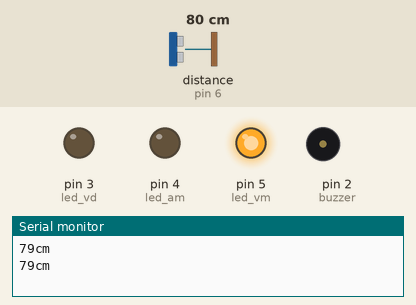
A sketch run on a simulated Arduino Uno, built with avr-gcc and run on an emulated ATmega328P. On the bench: output pins drawn as LEDs (lit = HIGH), buzzer (waves = sounding), the last lines printed to the serial monitor. Wiring (inferred from the names in the program): ultrasonic range finder: trigger pin 7; echo pin 6. Dashed ring = blinking. Inputs (shaded band) come from the test bench; at power-on: distance to the obstacle (sensor on pin 6) 80 cm. The echo pulse lasts 58.3 µs per cm; pins used as bus, display or sensor lines are not drawn.

Above: at 4.3 s.
4.4 s: distance to the obstacle (sensor on pin 6) set to 22 cm
11.5 s: distance to the obstacle (sensor on pin 6) set to 19 cm
At 13.76 s:
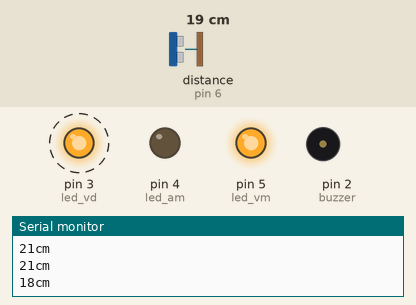
15.7 s: distance to the obstacle (sensor on pin 6) set to 35 cm
At 19.2 s:
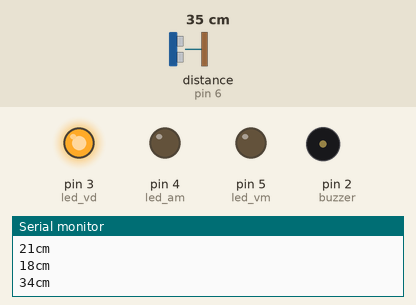
22.8 s: distance to the obstacle (sensor on pin 6) set to 2 cm
At 25.34 s:
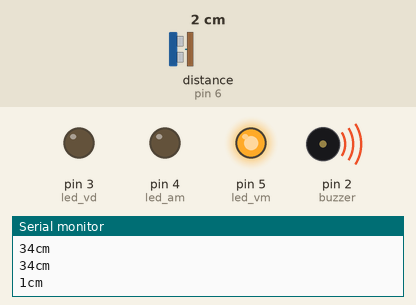
27.2 s: distance to the obstacle (sensor on pin 6) set to 60 cm
At 29.23 s:
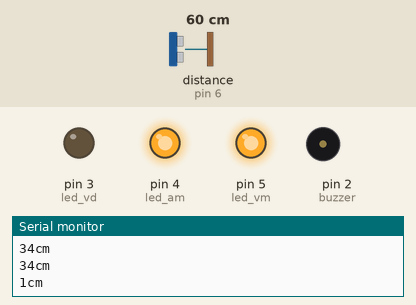
Timing chart, 0 to 35.1 s (numbered marks = the images above; inputs shaded):
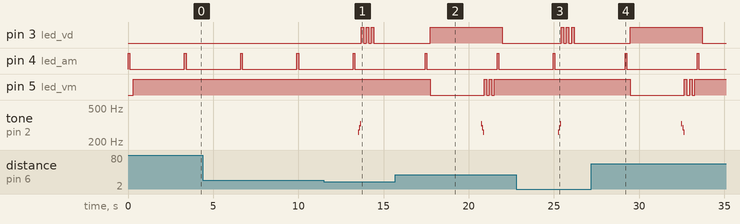

The sketch:

sensorporta.ino
```cpp
int trig = 7;
int echo = 6;
long dist, cm;
int stPorta = 0;


void setup() {
  //Serial Port begin
  Serial.begin (9600);
  //Define inputs and outputs
  pinMode(trig, OUTPUT);
  pinMode(echo, INPUT);

  pinMode(5, OUTPUT); //led vm
  pinMode(4, OUTPUT); //led am
  pinMode(3, OUTPUT); //led vd

  pinMode(2, OUTPUT); //buzzer
  pinMode(1, OUTPUT); //relay
}

void loop() {

  aguardando();
  lerDistancia();
  // digitalWrite(3, LOW);

  if (stPorta == 0) {
      digitalWrite(5, HIGH);
      digitalWrite(3, LOW);
      } else {
      digitalWrite(5, LOW);
      digitalWrite(3, HIGH);
   }

  if ((cm < 20) && (stPorta == 0)) {
      abrePorta();
      }

    delay(3000);
  if ((cm > 20) && (stPorta == 1)) {
      fechaPorta();
    }
}


void aguardando() {
  digitalWrite(4, HIGH);
  delay(100);
  digitalWrite(4, LOW);
  delay(100);
  }

void lerDistancia() {
  digitalWrite(trig, LOW);
  delayMicroseconds(5);
  digitalWrite(trig, HIGH);
  delayMicroseconds(10);
  digitalWrite(trig, LOW);

  pinMode(echo, INPUT);
  dist = pulseIn(echo, HIGH);
  cm = (dist/2) / 29.1;

  Serial.print(cm);
  Serial.print("cm");
  Serial.println();

  delay(100);
}

void abrePorta(){
  if(cm < 20){
    stPorta = 1;
    digitalWrite(4, LOW);

    tone(2,261);
    delay(50);
    noTone(2);

    delay(10);

    tone(2,293);
    delay(50);
    noTone(2);

    delay(10);

    tone(2,329);
    delay(50);
    noTone(2);

    digitalWrite(3, HIGH);
    delay(150);
    digitalWrite(3, LOW);

    delay(150);

    digitalWrite(3, HIGH);
    delay(150);
    digitalWrite(3, LOW);

    delay(150);

    digitalWrite(3, HIGH);
    delay(150);
    digitalWrite(3, LOW);

    digitalWrite(4, LOW);

    } else {
      digitalWrite(3, LOW);
      digitalWrite(4, HIGH);
    }
}

void fechaPorta(){
  if(cm > 20){
    stPorta = 0;
    digitalWrite(4, LOW);

    tone(2,329);
    delay(50);
    noTone(2);

    delay(10);

    tone(2,293);
    delay(50);
    noTone(2);

    delay(10);

    tone(2,261);
    delay(50);
    noTone(2);


    digitalWrite(5, HIGH);
    delay(150);
    digitalWrite(5, LOW);

    delay(150);

    digitalWrite(5, HIGH);
    delay(150);
    digitalWrite(5, LOW);

    delay(150);

    digitalWrite(5, HIGH);
    delay(150);
    digitalWrite(5, LOW);

    digitalWrite(5, HIGH);
    digitalWrite(4, LOW);

    } else {
      digitalWrite(5, LOW);
      digitalWrite(4, HIGH);
    }

}
```

Measured:
- the behaviour switches between 21 and 20 cm on distance to the obstacle (sensor on pin 6) (found by bisection; images 0 and 1)
- after the input at 11.5 s, pin 3 (led_vd): alternates HIGH for 0.15 s and LOW for 0.15 s, 6 changes in all, then stays LOW, starting after 2.2 s; tone on pin 2 (buzzer): plays 261 Hz for 0.05 s, 293 Hz for 0.05 s, 329 Hz for 0.05 s, starting after 2.0 s
- after the input at 15.7 s, pin 4 (led_am): LOW → HIGH after 6.0 s, → LOW 0.10 s later; tone on pin 2 (buzzer): plays 329 Hz for 0.05 s, 293 Hz for 0.05 s, 261 Hz for 0.05 s, starting after 5.0 s
- after the input at 22.8 s, pin 3 (led_vd): alternates HIGH for 0.15 s and LOW for 0.15 s, 6 changes in all, then stays LOW, starting after 2.6 s; tone on pin 2 (buzzer): plays 261 Hz for 0.05 s, 293 Hz for 0.05 s, 329 Hz for 0.05 s, starting after 2.5 s
- after the input at 27.2 s, pin 4 (led_am): LOW → HIGH after 6.2 s, → LOW 0.10 s later; tone on pin 2 (buzzer): plays 329 Hz for 0.05 s, 293 Hz for 0.05 s, 261 Hz for 0.05 s, starting after 5.3 s
- by itself, pin 4 (led_am): alternates HIGH for 0.10 s and LOW for 3.2 s
